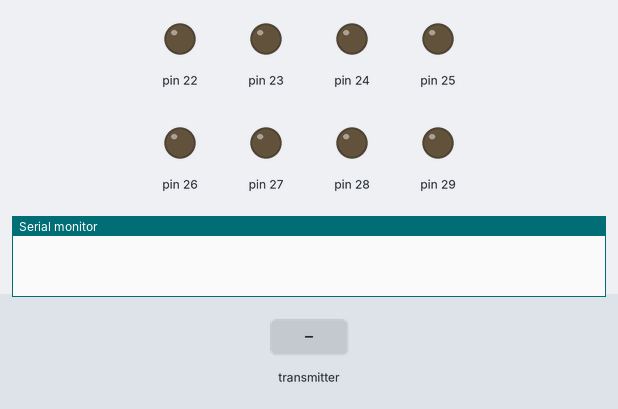
Bench run of a sketch on a simulated Arduino Mega 2560, built with avr-gcc and run on an emulated ATmega2560. Parts: output pins drawn as LEDs (lit = HIGH), the last lines printed to the serial monitor. The test bench sets the inputs (shaded band). No radio packets arrive unless stated.

Above: at 1.2 s.
1.3 s: the transmitter starts sending x.0 = 256
At 2.5 s:
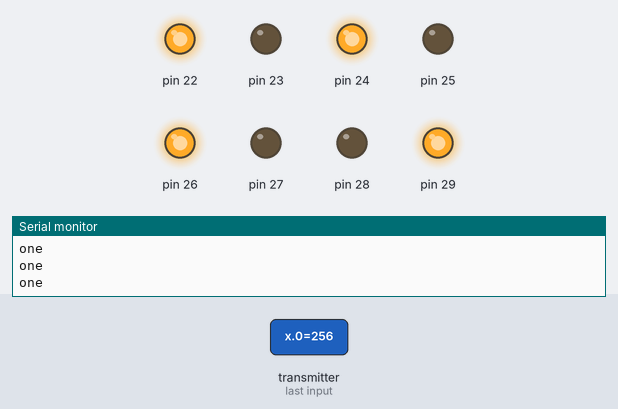
2.8 s: the transmitter starts sending x.0 = 0
At 3.7 s:
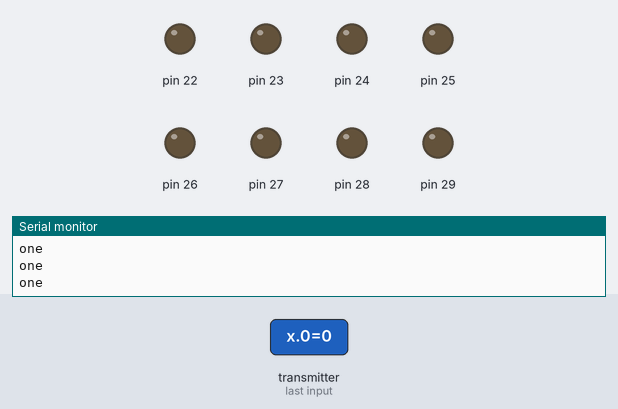
4.3 s: the transmitter starts sending x.1 = 256
At 4.8 s:
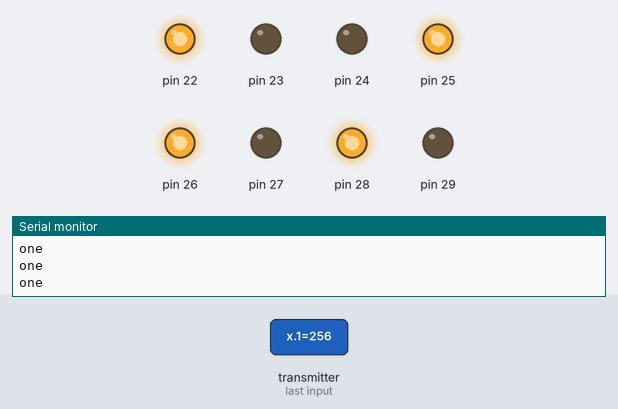
5.8 s: the transmitter starts sending x.1 = 0
At 7.2 s:
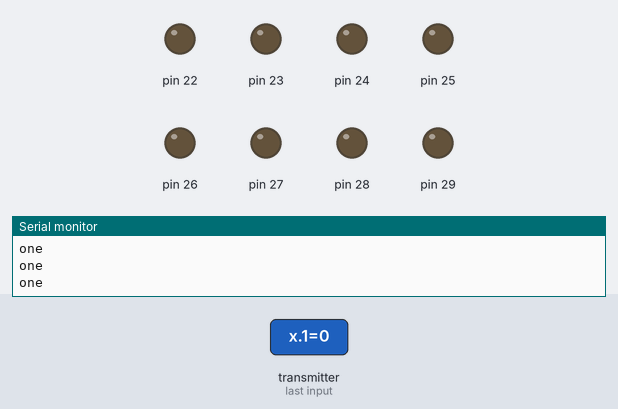
Timing chart, 0 to 8.3 s (numbered marks = the images above; inputs shaded):
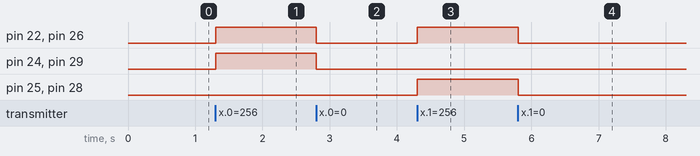

The sketch:

reciver.ino
```cpp
#include <SPI.h>
#include <nRF24L01.h>
#include <RF24.h>

RF24 radio(7, 8); // CE, CSN
const uint64_t pipe = 0xE8E8F0F0E1LL;
int x[2];
void forward();
void backward();
void right();
void left();
void stopp();

void setup()
{
  Serial.begin(9600);
  pinMode(22, OUTPUT);//1
  pinMode(23, OUTPUT);//1
  pinMode(24, OUTPUT);//2
  pinMode(25, OUTPUT);//2
  pinMode(26, OUTPUT);//3
  pinMode(27, OUTPUT);//3
  pinMode(28, OUTPUT);//4
  pinMode(29, OUTPUT);//4
  radio.begin();
  radio.setChannel(108);
  radio.openReadingPipe(1, pipe); //
  radio.setPALevel(RF24_PA_MAX);
  radio.startListening();

}

void loop() {
  radio.startListening();
  if (radio.available())
  {
    radio.read(&x, sizeof(x));
    if ( x[0]<=-2 &&x[1]>=-1 && x[1]<=1){forward();}
    else if (x[0]>=2 &&x[1]>=-1 && x[1]<=1){backward();}
    else if (x[1]>=2 &&x[0]>=-1 && x[0]<=1){left();}
    else if (x[1]<=-2 &&x[0]>=-1 && x[0]<=1){right();}
    else {stopp();}
    Serial.println("one");
  }
  delay(5);
}
void forward()
{
  digitalWrite(23,HIGH);//1
  digitalWrite(22,LOW);//1
  digitalWrite(25,HIGH);//2
  digitalWrite(24,LOW);//2
  digitalWrite(27,HIGH);//3
  digitalWrite(26,LOW);//3
  digitalWrite(28,HIGH);//4
  digitalWrite(29,LOW);//4
}
void backward()
{
  digitalWrite(23,LOW);//1
  digitalWrite(22,HIGH);//1
  digitalWrite(25,LOW);//2
  digitalWrite(24,HIGH);//2
  digitalWrite(27,LOW);//3
  digitalWrite(26,HIGH);//3
  digitalWrite(28,LOW);//4
  digitalWrite(29,HIGH);//4
}
void right()
{
  digitalWrite(22,LOW);//1
  digitalWrite(23,HIGH);//1
  digitalWrite(25,LOW);//2
  digitalWrite(24,HIGH);//2
  digitalWrite(26,LOW);//3
  digitalWrite(27,HIGH);//3
  digitalWrite(28,LOW);//4
  digitalWrite(29,HIGH);//4
}
void left()
{
  digitalWrite(23,LOW);//1
  digitalWrite(22,HIGH);//1
  digitalWrite(24,LOW);//2
  digitalWrite(25,HIGH);//2
  digitalWrite(27,LOW);//3
  digitalWrite(26,HIGH);//3
  digitalWrite(29,LOW);//4
  digitalWrite(28,HIGH);//4
}
void stopp()
{
  digitalWrite(22,LOW);//1
  digitalWrite(23,LOW);//1
  digitalWrite(24,LOW);//2
  digitalWrite(25,LOW);//2
  digitalWrite(26,LOW);//3
  digitalWrite(27,LOW);//3
  digitalWrite(28,LOW);//4
  digitalWrite(29,LOW);//4
}
```

Measured:
- after the input at 1.3 s, pin 22, pin 24, pin 26, pin 29: LOW → HIGH at once
- after the input at 2.8 s, pin 22, pin 24, pin 26, pin 29: HIGH → LOW at once
- after the input at 4.3 s, pin 22, pin 25, pin 26, pin 28: LOW → HIGH at once
- after the input at 5.8 s, pin 22, pin 25, pin 26, pin 28: HIGH → LOW at once
